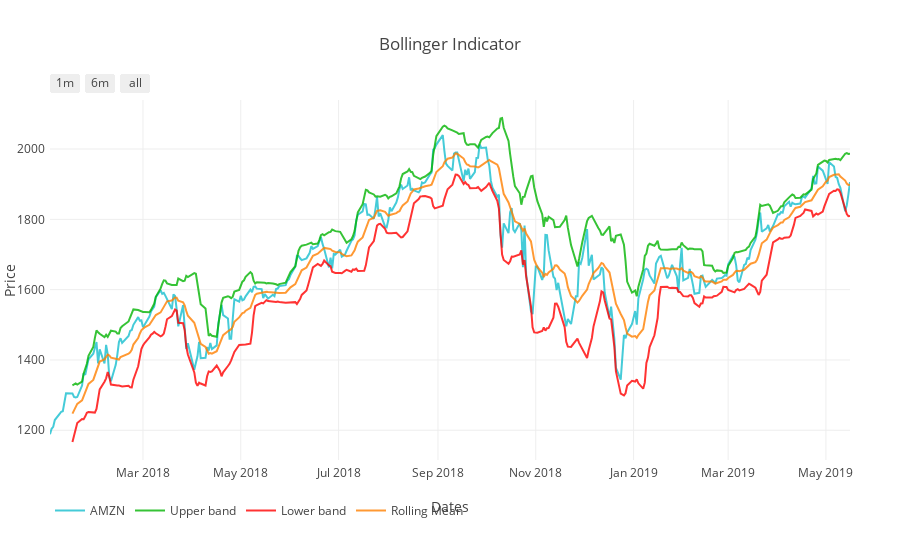

Notebook source saved alongside this figure:
### Markdown cell above
## Bollinger Bands

### Code cell
# Bollinger Bands
plot_boll = plot_bollinger(bollinger_df, symbol, output_type='nb')
iplot(plot_boll)

### Figure 1 — Plotly figure (JSON) as saved in the notebook; plotly's stock layout.template omitted (floating-point values rounded to 4 significant figures; data arrays with more than 128 entries replaced by an {"elided": "..."} marker saying what was removed)
{"data": [{"line": {"color": "#17BECF"}, "name": "AMZN", "opacity": 0.8, "type": "scatter", "uid": "e8846d72-b4cc-436b-9b48-2ecda910f7b3", "x": {"elided": "345 str values"}, "y": {"elided": "345 float values"}}, {"line": {"color": "#04B404"}, "name": "Upper band", "opacity": 0.8, "type": "scatter", "uid": "3e941bf6-6f2e-485f-b23c-36d4abe38d2a", "x": {"elided": "345 str values"}, "y": {"elided": "345 float values"}}, {"line": {"color": "#FF0000"}, "name": "Lower band", "opacity": 0.8, "type": "scatter", "uid": "d11ef142-29d6-4412-941e-b3e51f0bf5e0", "x": {"elided": "345 str values"}, "y": {"elided": "345 float values"}}, {"line": {"color": "#FF8000"}, "name": "Rolling Mean", "opacity": 0.8, "type": "scatter", "uid": "36a36b0e-af06-4e8a-b475-2c604f4f7816", "x": {"elided": "345 str values"}, "y": {"elided": "345 float values"}}], "layout": {"autosize": true, "legend": {"orientation": "h"}, "margin": {"b": 100, "l": 50, "pad": 4, "r": 50, "t": 100}, "showlegend": true, "title": {"text": "Bollinger Indicator"}, "xaxis": {"range": ["2018-01-02", "2019-05-16"], "rangeselector": {"buttons": [{"count": 1, "label": "1m", "step": "month", "stepmode": "backward"}, {"count": 6, "label": "6m", "step": "month", "stepmode": "backward"}, {"step": "all"}]}, "title": {"text": "Dates"}, "type": "date"}, "yaxis": {"autorange": true, "range": [1115.0, 2139.0], "title": {"text": "Price"}, "type": "linear"}}}
